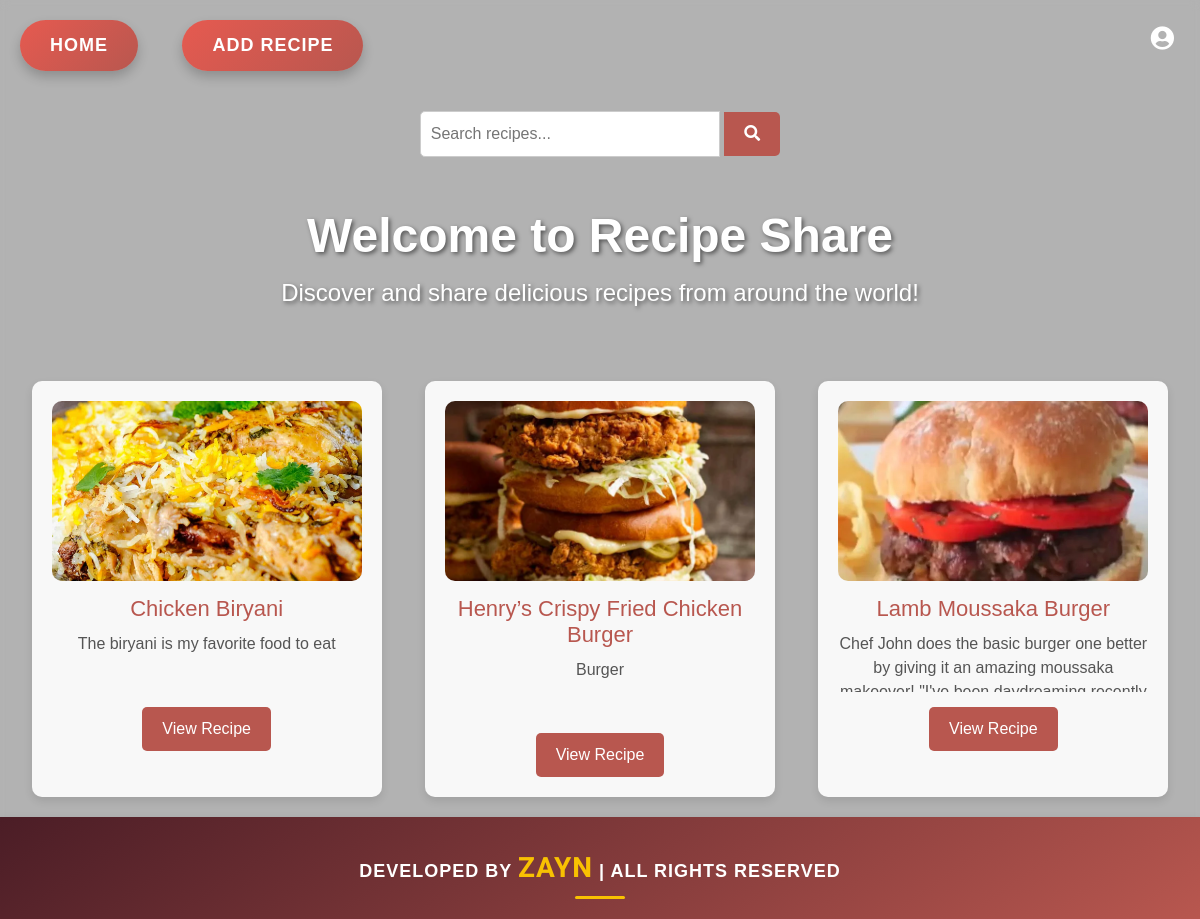
The page / on the database its author committed.
### vege/models.py (models this page shows)
class Recipe(models.Model):
    user=models.ForeignKey(User,on_delete=models.SET_NULL,null=True,blank=True)
    recipe_name=models.CharField(max_length=100)
    recipe_description=models.TextField()
    recipe_image=models.ImageField(upload_to="images")
    recipe_view_count=models.IntegerField(default=0)

### home/views.py (the view)
# urls.py: 2. Add a URL to urlpatterns:  path('', views.home, name='home')
def home(request):
    page="home"
    queryset=Recipe.objects.all()
    query=request.GET.get('search')
    if query:
        queryset=queryset.filter(recipe_name__icontains=query)
    context={'recipes':queryset,'page':'Home'}
    return render(request, 'home.html',context)

### home/templates/home.html (shortened to what this page needs)
{% extends "base.html" %} {% block start %}
<link
  rel="stylesheet"
  href="https://cdnjs.cloudflare.com/ajax/libs/font-awesome/5.15.4/css/all.min.css"
/>
<div class="home-container">
  <a href="/" class="home-link">Home</a>
  <a href="/recipes" class="add-recipe-link">Add Recipe</a>
  <div class="profile-dropdown">
    <button class="profile-icon">
      <i class="fas fa-user-circle"></i>
    </button>
  </div>
  <div class="search-bar">
    <form>
      <input
        type="text"
        name="search"
        placeholder="Search recipes..."
        class="search-input"
      />
      <button type="submit" class="search-button">
        <i class="fas fa-search"></i>
      </button>
    </form>
  </div>
  <div class="welcome-message">
    <h1>Welcome to Recipe Share</h1>
    <p>Discover and share delicious recipes from around the world!</p>
  </div>
  <div class="recipe-grid">
    {% for recipe in recipes %}
    <div class="recipe-card">
      <img
        src="/media/{{ recipe.recipe_image }}"
        alt="{{ recipe.recipe_name }}"
      />
      <h3>{{ recipe.recipe_name }}</h3>
      <p>{{ recipe.recipe_description }}</p>
      <a href="/view-recipe/{{recipe.id}}" class="view-recipe-button">
        View Recipe
      </a>
    </div>
    {% endfor %}
  </div>
</div>
{% endblock %}

### vege/templates/base.html (shortened to what this page needs)
<!DOCTYPE html>
<html lang="en">
  <head>
    <link
      href="https://cdn.jsdelivr.net/npm/bootstrap@5.3.3/dist/css/bootstrap.min.css"
      rel="stylesheet"
    />
  </head>
  <body>
    {% block start %} {% endblock %}
    <footer>
      <p>Developed by <span>ZAYN</span> | All rights reserved</p>
    </footer>
  </body>
</html>

### vege/templates/base.html (style rules this page uses)
body { display: flex; flex-direction: column; min-height: 100vh; }
footer { background: linear-gradient( 145deg, #4b1d26, #b8574f ); color: #fff; padding: 30px 0; text-align: center; box-shadow: 0 4px 10px rgba(0, 0, 0, 0.1); font-family: "Arial", sans-serif; position: relative; margin-top: auto; width: 100%; }
footer p { margin: 0; font-size: 18px; font-weight: bold; letter-spacing: 1px; text-transform: uppercase; position: relative; }
footer p span { font-family: "Dancing Script", cursive; font-size: 28px; color: #f8c102; }
footer p::before { content: ""; position: absolute; left: 50%; bottom: -10px; transform: translateX(-50%); width: 50px; height: 3px; background-color: #f8c102; border-radius: 2px; }

### home/templates/home.html (style rules this page uses)
body { font-family: "Arial", sans-serif; background: linear-gradient(rgba(0, 0, 0, 0.3), rgba(0, 0, 0, 0.3)), url("https://images.unsplash.com/photo-1490645935967-10de6ba17061?ixlib=rb-1.2.1&auto=format&fit=crop&w=1950&q=80"); background-size: cover; background-position: center; background-attachment: fixed; margin: 0; padding: 0; backdrop-filter: blur(5px); }
.home-link, .add-recipe-link { display: inline-block; margin: 20px; padding: 12px 30px; background: linear-gradient(135deg, #e65a50, #b8574f); color: white; text-decoration: none; border-radius: 50px; font-family: "Poppins", sans-serif; font-weight: bold; font-size: 18px; letter-spacing: 1px; text-transform: uppercase; box-shadow: 0 6px 12px rgba(0, 0, 0, 0.2); transition: all 0.3s ease; white-space: nowrap; }
.profile-dropdown { position: absolute; top: 20px; right: 20px; display: inline-block; }
.profile-icon { background: none; border: none; cursor: pointer; font-size: 24px; color: white; transition: color 0.3s ease; }
.search-bar { display: flex; justify-content: center; margin: 20px 0; }
.search-input { padding: 10px; width: 300px; border: 1px solid #ccc; border-radius: 5px 0 0 5px; outline: none; font-size: 16px; }
.search-button { padding: 10px 20px; background-color: #b8574f; color: white; border: none; border-radius: 0 5px 5px 0; cursor: pointer; transition: background-color 0.3s ease; }
.welcome-message { text-align: center; margin: 50px 0; color: white; text-shadow: 2px 2px 4px rgba(0, 0, 0, 0.5); }
.welcome-message h1 { font-size: 48px; font-weight: bold; margin-bottom: 10px; }
.welcome-message p { font-size: 24px; }
.recipe-grid { display: grid; grid-template-columns: repeat(auto-fit, minmax(280px, 1fr)); gap: 20px; padding: 20px; max-width: 1200px; margin: 0 auto; justify-items: center; }
.recipe-card { background-color: rgba(255, 255, 255, 0.9); border-radius: 10px; padding: 20px; box-shadow: 0 4px 8px rgba(0, 0, 0, 0.1); text-align: center; position: relative; transition: transform 0.3s ease, box-shadow 0.3s ease; max-width: 350px; width: 100%; }
.recipe-card img { width: 100%; height: 180px; object-fit: cover; border-radius: 10px; margin-bottom: 15px; }
.recipe-card h3 { font-size: 22px; color: #b8574f; margin-bottom: 10px; }
.recipe-card p { font-size: 16px; color: #555; margin-bottom: 15px; height: 60px; overflow: hidden; }
.view-recipe-button { display: inline-block; padding: 10px 20px; background-color: #b8574f; color: white; text-decoration: none; border-radius: 5px; transition: background-color 0.3s ease; }

### rows shown on the page
Recipe: recipe_image (picture), recipe_name "Chicken Biryani", recipe_description "The biryani is my favorite food to eat"
Recipe: recipe_image (picture), recipe_name "Henry’s Crispy Fried Chicken Burger", recipe_description "Burger"
Recipe: recipe_image (picture), recipe_name "Lamb Moussaka Burger", recipe_description "Chef John does the basic burger one better by giving it an amazing moussaka…"
